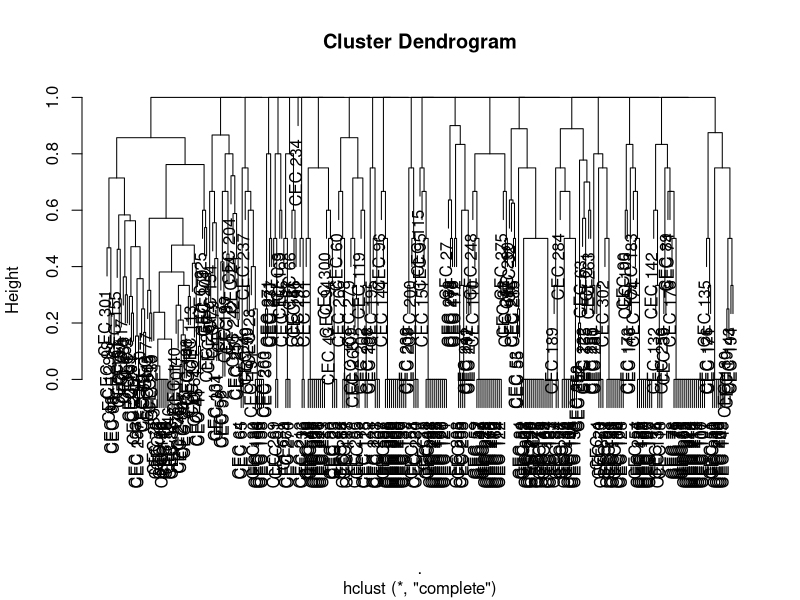
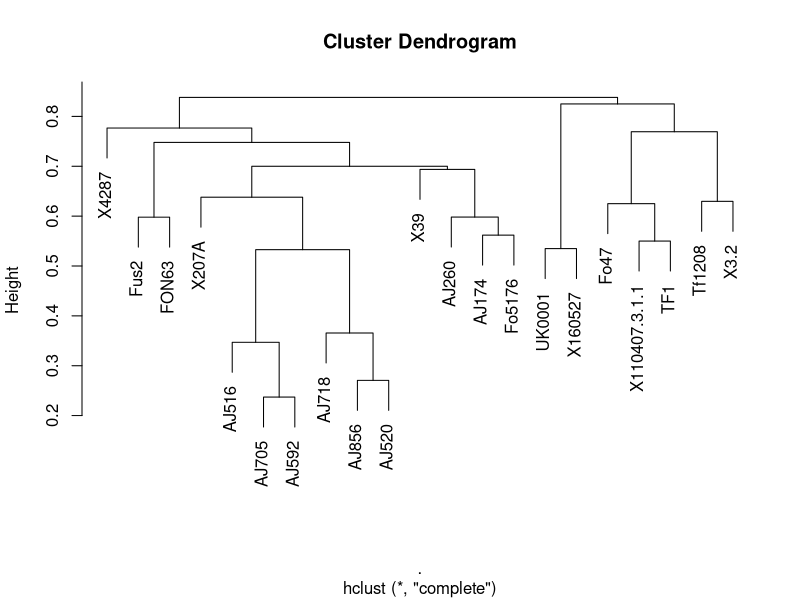

Write R code to recreate these figures, in order.
## ---- chunk 1
knitr::opts_chunk$set(fig.width = 70, fig.height = 200)
## ---- chunk 2
library(tidyverse)
library(pheatmap)
library(matrixStats)
## ---- chunk 3
#Set the working directory and load the input data
setwd("/Volumes/Jamie_EXT/Research/Genomics/FolaProject/Maei/Analysis_V2_MaeiV4/Results/BlastSearches/6565-BigBlast_tblastn_16-12-2022/CandidateEffectorsFromHits")

read.csv("AllCandidateEffectorSets_65Perc.clstr_heatmapdata.csv") -> AllData 
  
#Select the data we require, remove the race and fsp. columns.
AllData %>%
  select(-c("Global_Distribution","Lactucae_Distribution")) %>%
  column_to_rownames("Cluster") -> HeatmapData

#Provide an overview of the data
dim(HeatmapData)

#Calculate the number of columns in the df.
HeatmapData_Columns <- ncol(HeatmapData)
#Convert to a binary data matrix
HeatmapData[,1:all_of(HeatmapData_Columns)]<-ifelse(HeatmapData[,1:all_of(HeatmapData_Columns)] >= 1, 1, 0) -> HeatmapData_Binary

#Order by col and row means
v_rowMeans <- rowMeans(HeatmapData_Binary)
v_colMeans <- colMeans(HeatmapData_Binary)
HeatmapData_Binary <- HeatmapData_Binary[order(v_rowMeans),order(v_colMeans)]

## ---- chunk 4
#Clustering of input data
#Specifying method = binary as the dataset has been converted to a binary matrix.

#Clustering the Candidate effectors
HeatmapData_Binary %>%
  dist(, method = "binary") %>%
  hclust() -> CEC_Clustering
plot(CEC_Clustering)

#Clustering the fsp.
HeatmapData_Binary %>%
  t() %>%
  dist(, method = "binary") %>%
  hclust() -> Fsp_Clustering
plot(Fsp_Clustering)

sessionInfo()

## ---- chunk 5

#Seprate the distribution data from the matrix and create separate df. 
AllData %>%
  select("Cluster", "Lactucae_Distribution") %>%
  column_to_rownames("Cluster") -> RowAnnotations #Add the distribution data

#Create a df for the isolates including race and fsp. 
data.frame(row.names = colnames(HeatmapData),
          Race = c(NA, NA, NA, NA, NA, NA, NA,  "Race 4", "Race 1", "Race 4", "Race 4", "Race 1", "Race 1", NA, NA, NA, NA, NA, NA, NA,NA),
          "Forma_specialis"  = c("non-pathogenic", "apii", "cepae", "conglutinans", "coriandrii", "cubense", "cubense",  "lactucae", "lactucae", "lactucae", "lactucae", "lactucae", "lactucae", "lini",
                    "lycopersici", "matthiolae", "narcissus", "niveum", "rapae", "vasinfectum",
                    "rocket")) -> ColAnnotations

#Create a list containing the colours we want to use for the annotations. 
ann_colours = list(
  Race= c("Race 1" = "orange2", "Race 4" = "blue"),
  "Forma_specialis" = c(
    "apii" = "lightskyblue",
    "cepae" = "purple",
    "conglutinans" = "orange",
    "coriandrii" = "pink",
    "cubense" = "khaki1",
    "lactucae" = "green3",
    "lini" = "indianred",
    "lycopersici" = "red",
    "matthiolae" = "blue",
    "narcissus" = "yellow",
    "niveum" = "brown",
    "rapae" = "dark green",
    "rocket" = "light green",
    "vasinfectum" = "greenyellow",
    "non-pathogenic" = "black"), 
  
Lactucae_Distribution = c( "Race 1 Specific" = "tan1", "Race 4 Specific" = "skyblue3", "Shared" = "green", "Not Race Specific" = "grey"))

Isolist = list("Fo47", "207A",	"Fus2",	"Fo5176",	"3-2",	"160527",	"UK0001",	"AJ516",	"AJ520",	"AJ592",	"AJ705",	"AJ856",	"AJ718",	"39",	"4287",	"AJ260",	"FON63",	"110407-3-1-1",	"Tf1208",	"TF1",	"AJ174")
 
RowAnnotations

ColAnnotations
## ---- chunk 6

#Generate the heatmap. 
HeatmapData_Binary %>%
  pheatmap(color = colorRampPalette(c("grey90", "firebrick"))(2),
           legend = T,
           legend_breaks = c(0.75, 0.25),
           legend_labels = c("Present", "Absent"),
           drop_levels = F,
           cluster_rows = CEC_Clustering,
           cluster_cols = Fsp_Clustering,
           cellheight = 5.5,
           cellwidth = 60,
           annotation_row = RowAnnotations,
           annotation_col = ColAnnotations,
           annotation_colors = ann_colours,
           fontsize_row = 2.5,
           fontsize = 24,
           treeheight_row = 10,
           angle_col = 90,
           cutree_cols = 14,
           show_rownames = F,
           na_col = "white",
           border_color = "grey90",
           #labels_col = Isolist,
           filename = "./FolaEffectorsHeatmap-Draft1.pdf",
           height = 30,
           width = 25)

citation("pheatmap")
